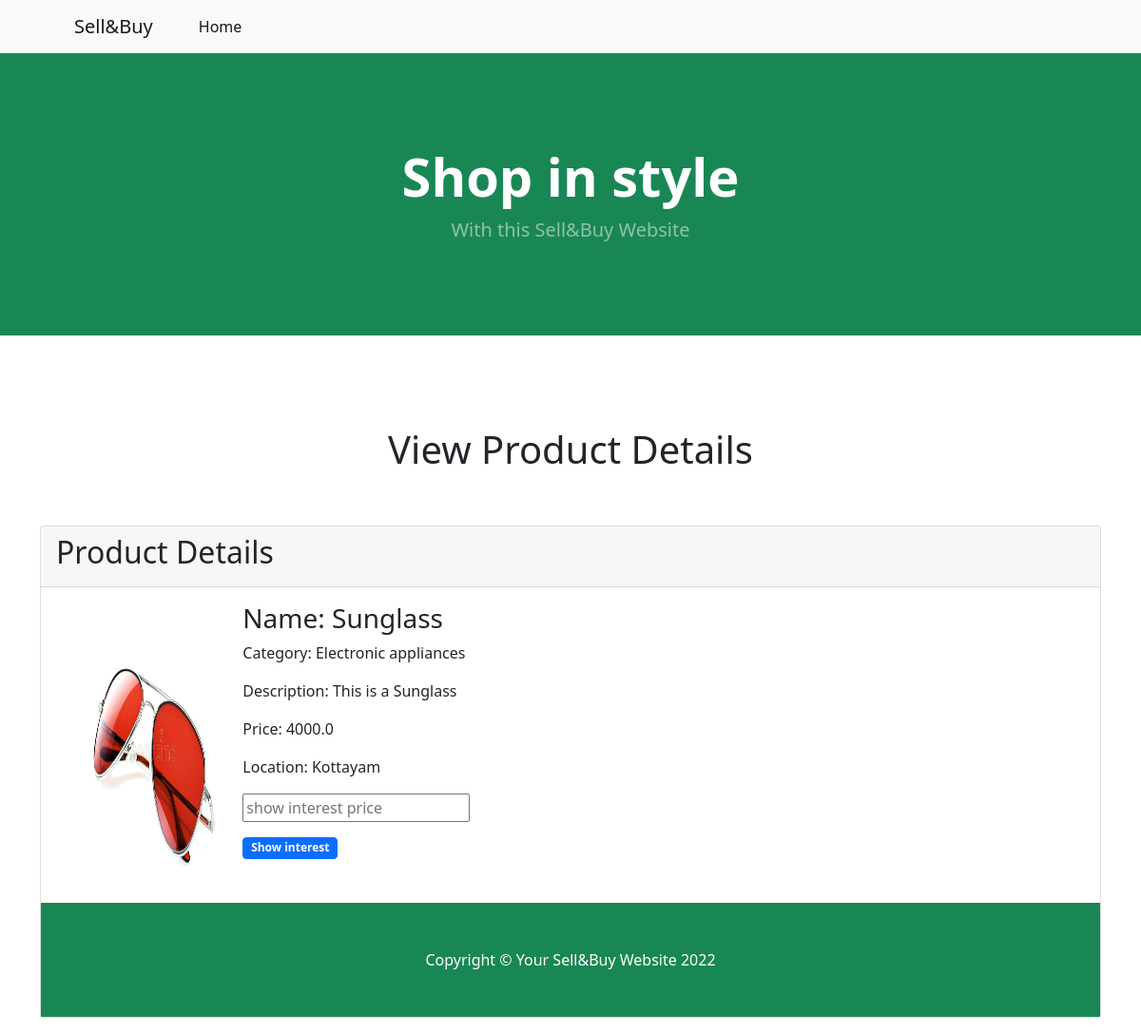
Screenshot of /product_detail/70/ (signed in) with the database file from the repository.
### sellerapp/models.py (models this page shows, shortened)
class Product(models.Model):
    userid = models.ForeignKey(User,on_delete=models.CASCADE,null=True)
    product_name = models.CharField(max_length=100,null=True)
    product_desc = models.CharField(max_length=1000,null=True)
    category = models.CharField(max_length=100,null=True)
    location = models.CharField(max_length=100,null=True)
    product_price = models.FloatField(max_length=100,null=True)
    product_img = models.FileField(upload_to='media',null=True,blank=True)
    time = models.DateTimeField(null=True,blank=True)

### sellerapp/views.py (the view)
# urls.py: path('product_detail/<id>/', product_detail, name='product_detail'),
@login_required(login_url='/log/')
def product_detail(request, id):
    context = {}
    context["data"] = Product.objects.get(id=id)
    return render(request, "product_detail.html", context)

### sellerapp/templates/product_detail.html (shortened to what this page needs)
{% load static %}
<html lang="en">
    <head>
        <link href="https://cdn.jsdelivr.net/npm/bootstrap-icons@1.5.0/font/bootstrap-icons.css" rel="stylesheet" />
        <link rel="stylesheet" href="{% static 'dist/css/styles.css' %}" type="text/css" />
    </head>
    <body>
        <nav class="navbar navbar-expand-lg navbar-light bg-light">
            <div class="container px-4 px-lg-5">
                <a class="navbar-brand" href="#!">Sell&Buy</a>
                <div class="collapse navbar-collapse" id="navbarSupportedContent">
                    <ul class="navbar-nav me-auto mb-2 mb-lg-0 ms-lg-4">
                        <li class="nav-item"><a class="nav-link active" aria-current="page" href="{% url 'indexpage' %}">Home</a></li>
                    </ul>
                </div>
            </div>
        </nav>
        <header class="bg-success py-5">
            <div class="container px-4 px-lg-5 my-5">
                <div class="text-center text-white">
                    <h1 class="display-4 fw-bolder">Shop in style</h1>
                    <p class="lead fw-normal text-white-50 mb-0">With this Sell&Buy Website</p>
                </div>
            </div>
        </header><br><br><br><br>
        <h1 style="text-align:center;">View Product Details</h1>
        <br><br>
    <form action="{% url 'sendmail' data.id  %}" method="POST">{% csrf_token %}
        <div class="container">
            <div class="card">
                <div class="card-header">
                    <h2>Product Details</h2>
                </div>
                <div class="card-body">
                    <div class="container row">
                        <div class="col-md-2">
                            <img src="{{ data.product_img.url }}" style="height: 300px;width: 150px;" alt="Image">
                        </div>
                        <div class="col-md-10">
                            <h3>Name: {{ data.product_name }}</h3>
                            <p>Category: {{ data.category }}</p>
                            <p>Description: {{ data.product_desc }}</p>
                            <p>Price: {{ data.product_price }}</p>
                            <p>Location: {{ data.location }}</p>
                            <p><input type="text" name="show_interest" id="show_interest" placeholder="show interest price"></p>
                            <button type="submit" class="btn btn-primary badge">Show interest</button>
                        </div>
                    </div>
                </div>
        <footer class="py-5 bg-success">
            <div class="container"><p class="m-0 text-center text-white">Copyright &copy; Your Sell&Buy Website 2022</p></div>
        </footer>
    </form>
    </body>
</html>

### rows the page displays
Product: product_img (picture), product_name "Sunglass", category "Electronic appliances", product_desc "This is a Sunglass", product_price "4000.0", location "Kottayam"
